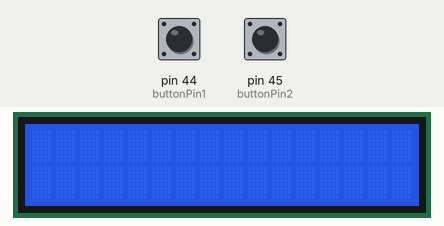
Bench run of a sketch on a simulated Arduino Mega 2560, built with avr-gcc and run on an emulated ATmega2560. Shown: 16×2 character LCD. Inputs (shaded band) come from the test bench; at power-on: pin 44 (buttonPin1) LOW, pin 45 (buttonPin2) LOW.

Above: at 1.2 s.
1.3 s: pin 44 (buttonPin1) pulled HIGH for 3.2 s
At 2.2 s:
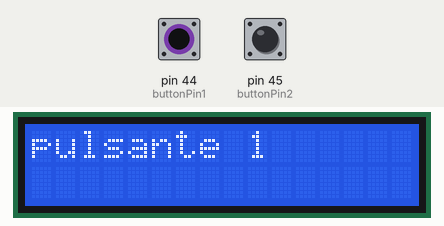
6.2 s: pin 45 (buttonPin2) pulled HIGH for 0.15 s
At 7.1 s:
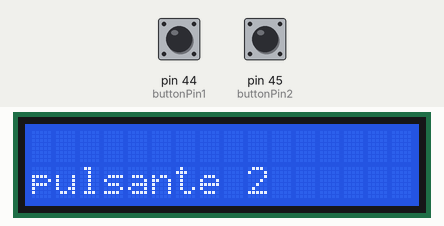
8.8 s: pin 45 (buttonPin2) pulled HIGH for 3.2 s
13.6 s: pin 44 (buttonPin1) driven HIGH and pin 45 (buttonPin2) driven HIGH
At 15.5 s:
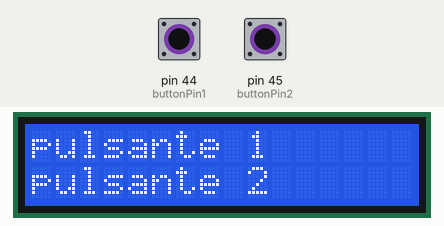
16.6 s: pin 44 (buttonPin1) driven LOW
At 18.3 s:
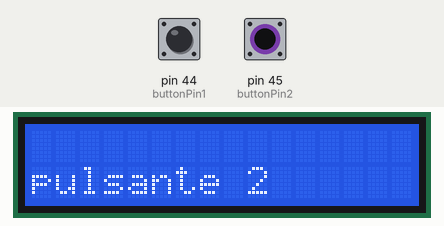
Timing chart, 0 to 19.8 s (numbered marks = the images above; inputs shaded):
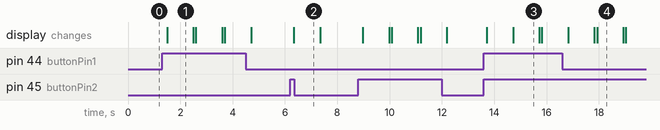

The sketch:

pulsante_1_pulsante_due.ino
```cpp
#include <LiquidCrystal.h>

LiquidCrystal lcd(12, 11, 5, 4, 3, 2);

const int buttonPin1 = 44;
const int buttonPin2 = 45;

int buttonState1 = 0;
int buttonState2 = 0;

void setup() {
  pinMode(buttonPin1, INPUT);
  pinMode(buttonPin2, INPUT);
  lcd.begin(16, 2);
}

void loop(){

  buttonState1 = digitalRead(buttonPin1);
  buttonState2 = digitalRead(buttonPin2);
  lcd.clear();
  delay(100);

  if (buttonState1 == HIGH) {

    lcd.setCursor(0, 0);
    lcd.print("pulsante 1");
    delay(1000);                  // waits for a second

    }

  if (buttonState2 == HIGH) {

    lcd.setCursor(0, 1);
    lcd.print("pulsante 2");
    delay(1000);                  // waits for a second

    }

}
```

Measured:
- after the input at 1.3 s, the display: changes after 0.20 s (image 1)
- after the input at 6.2 s, the display: changes after 0.14 s (image 2)
- after the input at 13.6 s, the display: first changes after 0.12 s (image 3 shows a later state)
- what the display in image 1 shows lasts 1.0 s, from 1.5 s to 2.5 s
